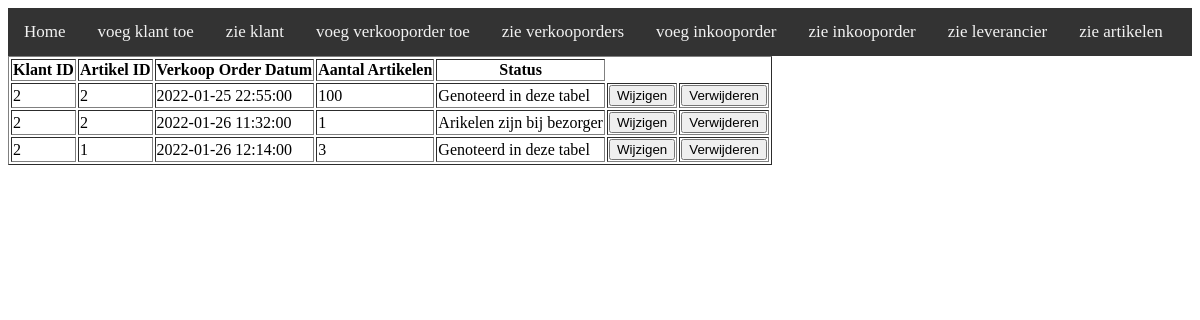
Screenshot of /INDEXverkooporder.php with the database file from the repository.
### tables this page shows
CREATE TABLE `verkooporders` (
  `VerkoopOrdId` int(11) NOT NULL,
  `KlantId` int(11) NOT NULL,
  `Artikelen_ArtId` int(11) NOT NULL,
  `verkOrdDatum` datetime DEFAULT NULL,
  `verkOrdBest` int(11) DEFAULT NULL,
  `verkOrdStatus` int(11) NOT NULL DEFAULT 1
);

### Verkooporder.php (the view, shortened to what this page needs)
<?php
class Verkooporder{
    public function haalVerkooporder(){
        $conn = dbConnect();
        $Verkid = $_POST['id'];
        if ($Verkid == ''){
            $Verkooporder = $conn->prepare("SELECT * from verkooporders");
            $Verkooporder->execute();
        }else{
            $Verkooporder = $conn->prepare("SELECT * from verkooporders WHERE VerkoopOrdId = '$Verkid'");
            $Verkooporder->execute();
        }
        return $Verkooporder;
    }
    public function toonVerkooporder($toonOrders){
        echo "<table border=1 class= table>";
        echo "<tr>";
        echo "<th>Klant ID</th>";
        echo "<th>Artikel ID</th>";
        echo "<th>Verkoop Order Datum</th>";
        echo "<th>Aantal Artikelen</th>";
        echo "<th>Status</th>";
        echo "</tr>";
        foreach ($toonOrders as $row)
        {
            $VerkoopOrdId = $row['VerkoopOrdId'];
            $klantId = $row['KlantId'];
            $artId = $row['Artikelen_ArtId'];
            $verkOrdDatum = $row['verkOrdDatum'];
            $verOrdBestAantal = $row['verkOrdBest'];
            $verOrdStatus = $row['verkOrdStatus'];
            echo "<tr>";
            echo "<td>" . $klantId . "</td>";
            echo "<td>" . $artId . "</td>";
            echo "<td>" . $verkOrdDatum . "</td>";
            echo "<td>" . $verOrdBestAantal . "</td>";
            $statusrow = $verOrdStatus;
            if ($statusrow == 1){
                $status = "Genoteerd in deze tabel";
            }elseif ($statusrow == 2){
                $status = "De artikel woordt verzameld(picking)";
            }elseif ($statusrow == 3){
                $status = "Arikelen zijn bij bezorger";
            }elseif ($statusrow == 4){
                $status = "Artikel bezorgd";
            }else{
                $status = "Geen status";
            }
            echo "<td>" . $status . "</td>";
            echo "<td>
                    <form action='CHANGEverkooporder.php' method='post'><input type='submit' value='Wijzigen'>
			        <input type='hidden' name='id' value=" . $VerkoopOrdId . " ></form>";
            echo "<td> <form action='DELETEverkooporder.php' method='post'><input type='submit' value='Verwijderen'>
			<input type='hidden' name='id' value=" . $VerkoopOrdId . " ></form>";
            echo "</tr>";
        }
        echo "</table>";
    }
}
?>

### rows the page displays
verkooporders: KlantId "2", Artikelen_ArtId "2", verkOrdDatum "2022-01-25 22:55:00", verkOrdBest "100", verkOrdStatus "Genoteerd in deze tabel"
verkooporders: KlantId "2", Artikelen_ArtId "2", verkOrdDatum "2022-01-26 11:32:00", verkOrdBest "1", verkOrdStatus "Arikelen zijn bij bezorger"
verkooporders: KlantId "2", Artikelen_ArtId "1", verkOrdDatum "2022-01-26 12:14:00", verkOrdBest "3", verkOrdStatus "Genoteerd in deze tabel"
